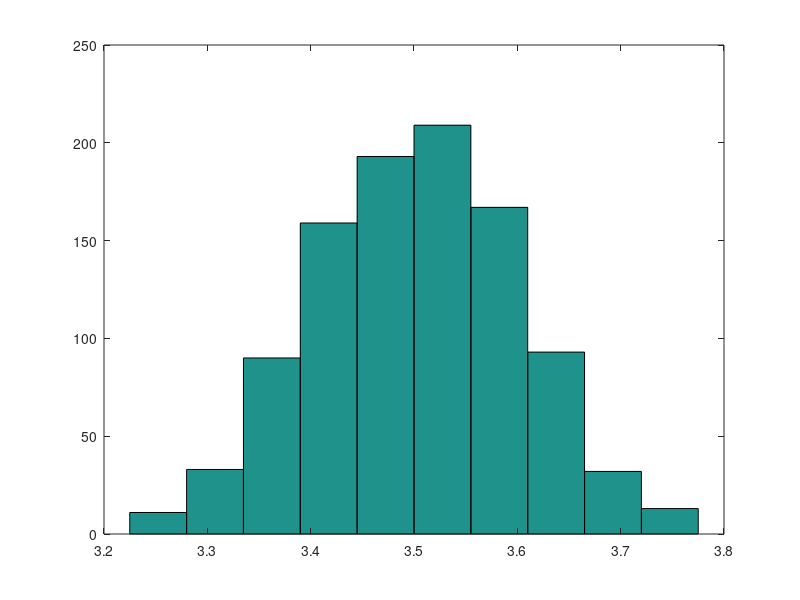

Recreate this plot in MATLAB.
close all
clear all
clc

N=289; 

% do experiment
for i=1:1000
    X = ceil(rand(N,1)*6);
    Xave(i)=mean(X); % sample mean
end

% plot histogram
hist(Xave);

% looking at 2.5 percentle
X25=prctile(Xave,2.5);
disp(['The value of 2.5 percentile is :',num2str(X25)]);

% looking at 97.5 percentile
X975=prctile(Xave,97.5);
disp(['The value of 97.5 percentile is :',num2str(X975)]);




    